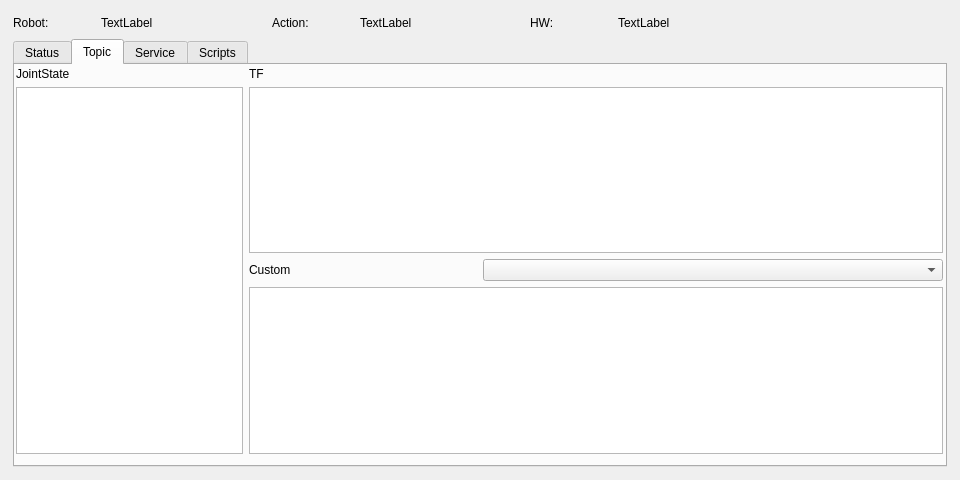
<?xml version="1.0" encoding="UTF-8"?>
<ui version="4.0">
 <class>DemoWidget</class>
 <widget class="QWidget" name="DemoWidget">
  <property name="geometry">
   <rect>
    <x>0</x>
    <y>0</y>
    <width>960</width>
    <height>480</height>
   </rect>
  </property>
  <property name="sizePolicy">
   <sizepolicy hsizetype="Preferred" vsizetype="Preferred">
    <horstretch>1</horstretch>
    <verstretch>1</verstretch>
   </sizepolicy>
  </property>
  <property name="minimumSize">
   <size>
    <width>640</width>
    <height>480</height>
   </size>
  </property>
  <property name="windowTitle">
   <string>Actionlib Viewer</string>
  </property>
  <property name="layoutDirection">
   <enum>Qt::LeftToRight</enum>
  </property>
  <layout class="QVBoxLayout" name="verticalLayout">
   <item>
    <layout class="QGridLayout" name="gridLayout">
     <property name="sizeConstraint">
      <enum>QLayout::SetMaximumSize</enum>
     </property>
     <property name="leftMargin">
      <number>2</number>
     </property>
     <property name="topMargin">
      <number>2</number>
     </property>
     <property name="rightMargin">
      <number>2</number>
     </property>
     <property name="bottomMargin">
      <number>2</number>
     </property>
     <item row="0" column="0">
      <layout class="QHBoxLayout" name="horizontalLayout_top" stretch="1,2,1,2,1,2,2">
       <property name="sizeConstraint">
        <enum>QLayout::SetDefaultConstraint</enum>
       </property>
       <item>
        <widget class="QLabel" name="label_4">
         <property name="text">
          <string>Robot:</string>
         </property>
        </widget>
       </item>
       <item>
        <widget class="QLabel" name="label_robotname">
         <property name="text">
          <string>TextLabel</string>
         </property>
        </widget>
       </item>
       <item>
        <widget class="QLabel" name="label_6">
         <property name="text">
          <string>Action:</string>
         </property>
        </widget>
       </item>
       <item>
        <widget class="QLabel" name="label_actionstate">
         <property name="text">
          <string>TextLabel</string>
         </property>
        </widget>
       </item>
       <item>
        <widget class="QLabel" name="label_2">
         <property name="text">
          <string>HW:</string>
         </property>
        </widget>
       </item>
       <item>
        <widget class="QLabel" name="label_hardware">
         <property name="text">
          <string>TextLabel</string>
         </property>
        </widget>
       </item>
       <item>
        <spacer name="horizontalSpacer_3">
         <property name="orientation">
          <enum>Qt::Horizontal</enum>
         </property>
         <property name="sizeHint" stdset="0">
          <size>
           <width>40</width>
           <height>20</height>
          </size>
         </property>
        </spacer>
       </item>
      </layout>
     </item>
     <item row="1" column="0">
      <layout class="QHBoxLayout" name="horizontalLayout_bottom" stretch="0">
       <property name="sizeConstraint">
        <enum>QLayout::SetDefaultConstraint</enum>
       </property>
       <item>
        <widget class="QTabWidget" name="tabWidget">
         <property name="sizePolicy">
          <sizepolicy hsizetype="Expanding" vsizetype="Expanding">
           <horstretch>1</horstretch>
           <verstretch>1</verstretch>
          </sizepolicy>
         </property>
         <property name="maximumSize">
          <size>
           <width>10000</width>
           <height>5000</height>
          </size>
         </property>
         <property name="currentIndex">
          <number>1</number>
         </property>
         <widget class="QWidget" name="tab_status">
          <attribute name="title">
           <string>Status</string>
          </attribute>
         </widget>
         <widget class="QWidget" name="tab_topic">
          <property name="sizePolicy">
           <sizepolicy hsizetype="Preferred" vsizetype="Preferred">
            <horstretch>1</horstretch>
            <verstretch>1</verstretch>
           </sizepolicy>
          </property>
          <attribute name="title">
           <string>Topic</string>
          </attribute>
          <widget class="QWidget" name="gridLayoutWidget">
           <property name="geometry">
            <rect>
             <x>-1</x>
             <y>0</y>
             <width>931</width>
             <height>391</height>
            </rect>
           </property>
           <layout class="QGridLayout" name="gridLayout_2" columnstretch="1,1,1,1">
            <property name="sizeConstraint">
             <enum>QLayout::SetMaximumSize</enum>
            </property>
            <property name="leftMargin">
             <number>2</number>
            </property>
            <property name="topMargin">
             <number>2</number>
            </property>
            <property name="rightMargin">
             <number>2</number>
            </property>
            <property name="bottomMargin">
             <number>2</number>
            </property>
            <item row="0" column="1">
             <widget class="QLabel" name="label_3">
              <property name="text">
               <string>TF</string>
              </property>
             </widget>
            </item>
            <item row="2" column="1">
             <widget class="QLabel" name="label_5">
              <property name="text">
               <string>Custom</string>
              </property>
             </widget>
            </item>
            <item row="0" column="0">
             <widget class="QLabel" name="label">
              <property name="text">
               <string>JointState</string>
              </property>
             </widget>
            </item>
            <item row="1" column="0" rowspan="3">
             <widget class="QTableView" name="tableView_JointState">
              <attribute name="horizontalHeaderDefaultSectionSize">
               <number>75</number>
              </attribute>
             </widget>
            </item>
            <item row="1" column="1" colspan="3">
             <widget class="QTableView" name="tableView_TF">
              <attribute name="horizontalHeaderDefaultSectionSize">
               <number>60</number>
              </attribute>
             </widget>
            </item>
            <item row="3" column="1" colspan="3">
             <widget class="QTextBrowser" name="textBrowser_Custrom"/>
            </item>
            <item row="2" column="2" colspan="2">
             <widget class="QComboBox" name="comboBox_Topic"/>
            </item>
           </layout>
          </widget>
         </widget>
         <widget class="QWidget" name="tab_service">
          <attribute name="title">
           <string>Service</string>
          </attribute>
         </widget>
         <widget class="QWidget" name="tab_script">
          <attribute name="title">
           <string>Scripts</string>
          </attribute>
         </widget>
        </widget>
       </item>
      </layout>
     </item>
    </layout>
   </item>
  </layout>
 </widget>
 <resources/>
 <connections/>
</ui>
